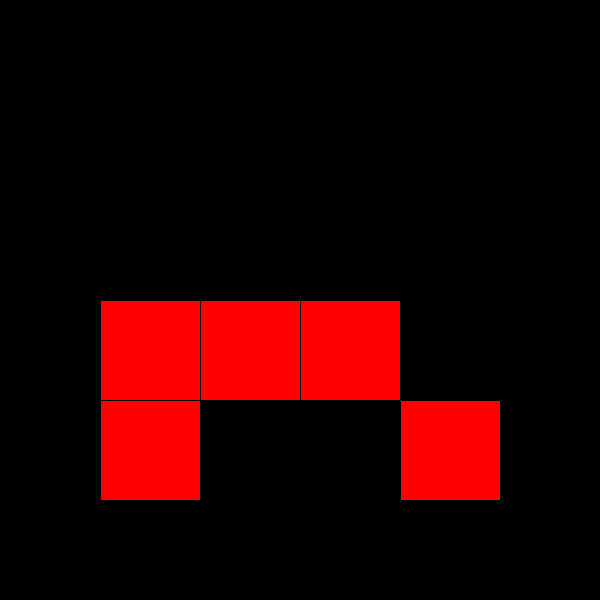
Frame 1 (no input)
Frame 60 (the mouse pressed at the canvas centre just before this capture): identical to frame 1, image omitted
Frame 120 (the mouse held since frame 60 and released just before this capture): identical to frame 1, image omitted

The Processing sketch that drew this single still picture (run headless with seeded random() and noise(); from frame 60 on, the mouse is pressed at the canvas centre):

// Processing sketch: cubosgiratorios
// ── cubosgiratorios.pde
int piezas[][];
int cant = 4;

void setup() {
  size(600, 600);
  piezas = new int[cant][cant];
  for (int j = 0; j < cant; j++) {
    for (int i = 0; i < cant; i++) {
      if (random(2)<1) {
        piezas[i][j] = 0;
      }
      else {
        piezas[i][j] = int(random(5));
      }
    }
  }
  bajar(piezas);
}

void draw() {
  background(0);
  for (int j = 0; j < cant; j++) {
    for (int i = 0; i < cant; i++) {
      switch(piezas[i][j]) {
      case 0:
        noFill();
        break;
      case 1: 
        fill(255, 0, 0);
        break;
      case 2: 
        fill(0, 255, 0);
        break;
      case 3:
        fill(0, 0, 255);
        break;
      case 4:
        fill(255, 255, 0);
        break;
      }
      int tam = 400/cant;
      rect(300 + tam*(i-cant/2), 300 + tam*(j-cant/2), tam, tam);
    }
  }
}

void keyPressed() {
  if (key == 'b') {
    bajar(piezas);
  }
  if (keyCode == RIGHT) {
    girarDer(piezas);
    bajar(piezas);
  }
  if (keyCode == LEFT) {
    girarIzq(piezas);
    bajar(piezas);
  }
}

void bajar(int[][] matriz) {
  for (int i = 0; i < cant; i++) {
    for (int j = cant-1; j >= 0; j--) {
      if (matriz[i][j] == 0) {
        boolean otra = false;
        for (int k = j; k >= 1; k--) {
          if (k <= j && matriz[i][k] != 0) {
            otra = true;
          }
          matriz[i][k] = matriz[i][k-1];
        }
        if (matriz[i][j] == 0 && otra) {
          j++;
        }
        matriz[i][0] = 0;
      }
    }
  }
}

void girarDer(int[][] matriz) {
  int aux[][] = new int[cant][cant];
  for (int i = 0; i < cant; i++) {
    int h = cant-1;
    for (int j = 0; j < cant; j++) {
      //aux [h][i] = matriz [i][j]; 
      aux [i][j] = matriz [j][cant-i-1]; 
      h--;
    }
  }
  for (int j = 0; j < cant; j++) {
    for (int i = 0; i < cant; i++) {
      matriz[i][j] = aux[i][j];
    }
  }
}

void girarIzq(int[][] matriz) {
  int aux[][] = new int[cant][cant];
  for (int i = 0; i < cant; i++) {
    for (int j = 0; j < cant; j++) {
      aux [i][j] = matriz [cant-j-1][i];
    }
  }
  for (int j = 0; j < cant; j++) {
    for (int i = 0; i < cant; i++) {
      matriz[i][j] = aux[i][j];
    }
  }
}
